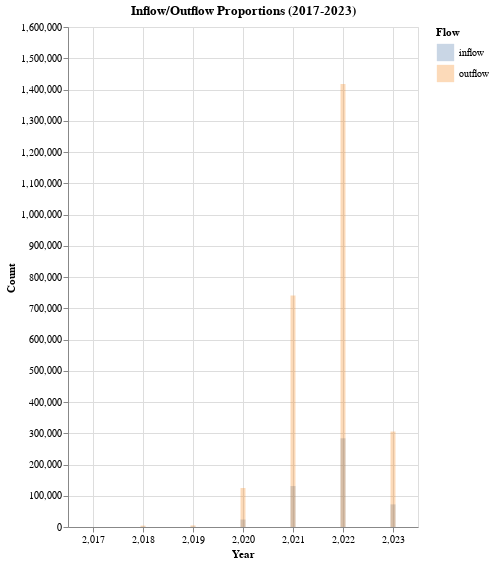

Source (notebook cell):
### Code cell
alt.Chart(yrs).mark_bar(opacity=0.3).encode(
    alt.X('year:Q', axis=alt.Axis(labelAngle=0, title="Year")),
    alt.Y('count', title='Count', stack=None),
    alt.Color("flow", legend=alt.Legend(title='Flow', symbolSize=300))
).properties(
    width=350, 
    height=500,
    title="Inflow/Outflow Proportions (2017-2023)"
)

### Figure 1 — Vega-Lite specification as saved in the notebook (floating-point values rounded to 4 significant figures)
{"config": {"view": {"continuousWidth": 300, "continuousHeight": 300}}, "data": {"name": "data-5a6f0a2541c2a7cab1212da4f0a2bc7d"}, "mark": {"type": "bar", "opacity": 0.3}, "encoding": {"color": {"field": "flow", "legend": {"symbolSize": 300, "title": "Flow"}, "type": "nominal"}, "x": {"axis": {"labelAngle": 0, "title": "Year"}, "field": "year", "type": "quantitative"}, "y": {"field": "count", "stack": null, "title": "Count", "type": "quantitative"}}, "height": 500, "title": "Inflow/Outflow Proportions (2017-2023)", "width": 350, "$schema": "https://vega.github.io/schema/vega-lite/v5.16.3.json", "datasets": {"data-5a6f0a2541c2a7cab1212da4f0a2bc7d": [{"year": 2017, "count": 1, "flow": "inflow"}, {"year": 2017, "count": 2, "flow": "outflow"}, {"year": 2018, "count": 891, "flow": "inflow"}, {"year": 2018, "count": 4345, "flow": "outflow"}, {"year": 2019, "count": 1113, "flow": "inflow"}, {"year": 2019, "count": 5043, "flow": "outflow"}, {"year": 2020, "count": 23879, "flow": "inflow"}, {"year": 2020, "count": 124739, "flow": "outflow"}, {"year": 2021, "count": 131004, "flow": "inflow"}, {"year": 2021, "count": 740569, "flow": "outflow"}, {"year": 2022, "count": 283912, "flow": "inflow"}, {"year": 2022, "count": 1417347, "flow": "outflow"}, {"year": 2023, "count": 72315, "flow": "inflow"}, {"year": 2023, "count": 305443, "flow": "outflow"}]}}
